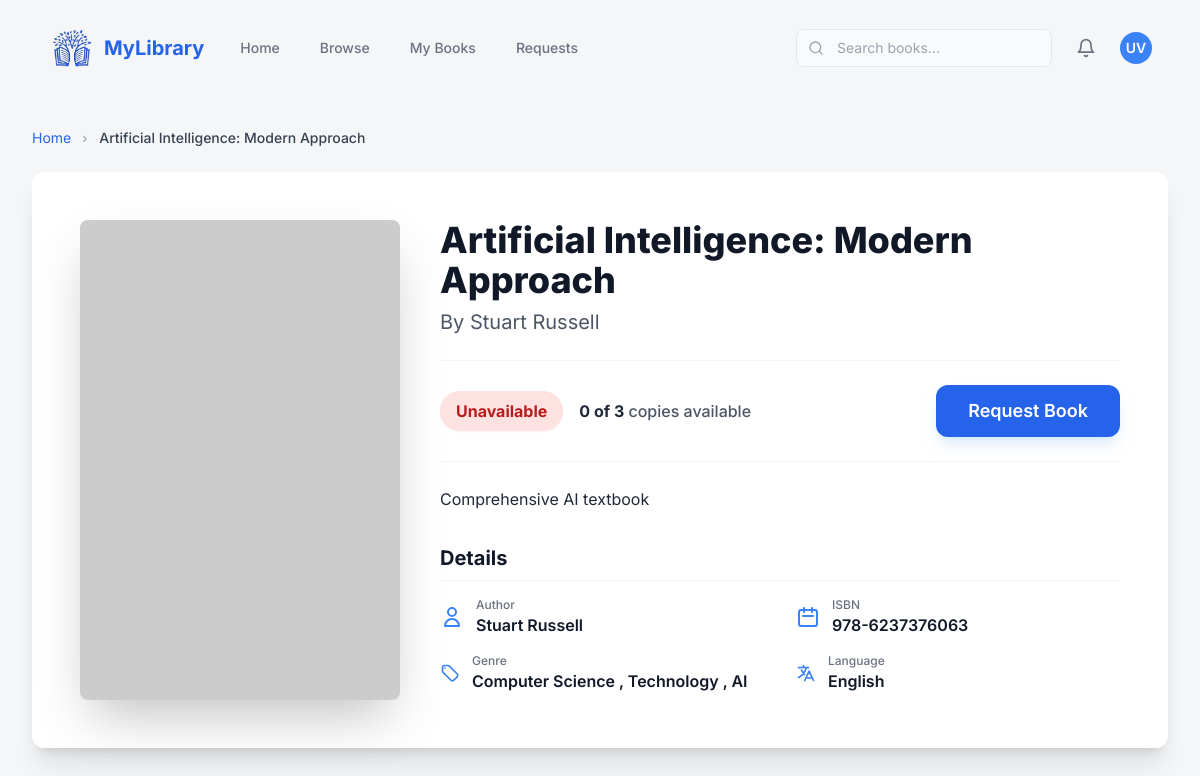
Page /book/58/ (signed in) on the committed database.
### library_db/models.py (models this page shows, shortened)
class Book(models.Model):
    book_id = models.AutoField(primary_key=True)
    isbn = models.CharField(max_length=20, unique=True)
    title = models.CharField(max_length=255)
    author = models.CharField(max_length=100)
    genre = models.ManyToManyField(Genre, related_name='books')
    language = models.ForeignKey(Language, on_delete=models.CASCADE, related_name='books', null=True)
    description = models.TextField(blank=True, null=True)
    image_url = models.URLField(max_length=500, blank=True, null=True)
    total_copies = models.IntegerField()
    available_copies = models.IntegerField()
    def genre_display(self):
      return ', '.join(genre.genre_name for genre in self.genre.all())
    genre_display.short_description = 'Genres'

class Genre(models.Model):
    genre_id = models.AutoField(primary_key=True)
    genre_name = models.CharField(max_length=100, unique=True)

class Language(models.Model):
    language_id = models.AutoField(primary_key=True)
    language_name = models.CharField(max_length=100, unique=True)
    def __str__(self):
        return self.language_name

### LMS/views.py (the view)
# urls.py: path('book/<int:book_id>/', views.details, name='details'),
@login_required_any
def details(request, book_id):
    book = get_object_or_404(Book, book_id=book_id)
    return render(request, 'details/details.html', {'book': book})

### LMS/views.py (called while the page is built)
def login_required_any(view_func):
    @wraps(view_func)
    def wrapper(request, *args, **kwargs):
        if not (request.session.get('user_id') or request.session.get('admin_id')):
            return redirect('user_login')
        return view_func(request, *args, **kwargs)
    return wrapper

### templates/details/details.html (shortened to what this page needs)
{% include "index.html" %}
{% block content %}
<main class="max-w-7xl mx-auto px-4 sm:px-6 lg:px-8 py-8">
    <nav class="text-sm text-gray-500 mb-6" aria-label="Breadcrumb">
        <ol class="list-none p-0 inline-flex">
            <li class="flex items-center">
                <a
                    href="{% url 'userDashboard' %}"
                    class="text-blue-600 hover:text-blue-800 transition duration-150"
                    >Home</a
                >
                <svg
                    class="fill-current w-3 h-3 mx-2 text-gray-400"
                    xmlns="http://www.w3.org/2000/svg"
                    viewBox="0 0 20 20"
                >
                    <path
                        d="M7.293 14.707l3.293-3.293-3.293-3.293a1 1 0 111.414-1.414l4 4a1 1 0 010 1.414l-4 4a1 1 0 01-1.414-1.414z"
                    />
                </svg>
            </li>
            <li class="text-gray-700 font-medium truncate max-w-xs">
                {{book.title}}
            </li>
        </ol>
    </nav>
    <div class="bg-white rounded-xl shadow-xl p-8 lg:p-12">
        <div class="grid grid-cols-1 lg:grid-cols-3 gap-10">
            <div class="lg:col-span-1 flex justify-center">
                <img
                    src="https://placehold.co/400x600/1F2937/FFFFFF?text={{ book.title|urlencode }}"
                    alt="{{book.title}}"
                    class="w-full max-w-xs h-auto rounded-lg shadow-2xl object-cover"
                />
            </div>
            <div class="lg:col-span-2">
                <h1
                    class="text-4xl font-extrabold text-gray-900 mb-2"
                    id="book-title"
                >
                    {{book.title}}
                </h1>
                <p class="text-xl text-gray-600 mb-6" id="book-author">
                    By {{book.author}}
                </p>
                <div
                    class="flex flex-col sm:flex-row sm:items-center justify-between border-b border-t border-gray-100 py-6 mb-6"
                >
                    <div class="flex items-center space-x-4 mb-4 sm:mb-0">
                        {% if book.available_copies > 0 %}
                        <span
                            id="availability-status"
                            class="bg-green-100 text-green-700 font-bold px-4 py-2 rounded-full text-base shadow-sm"
                        >
                            Available
                        </span>
                        {% else %}
                        <span
                            id="availability-status"
                            class="bg-red-100 text-red-700 font-bold px-4 py-2 rounded-full text-base shadow-sm"
                        >
                            Unavailable
                        </span>
                        {% endif %}
                        <p class="text-gray-600 font-medium">
                            <span
                                id="available-copies"
                                class="font-bold text-gray-800"
                                >{{book.available_copies}} of
                                {{book.total_copies}}</span
                            >
                            copies available
                        </p>
                    </div>
                    <button
                        id="request-button"
                        class="py-3 px-8 text-lg bg-blue-600 text-white font-semibold rounded-xl hover:bg-blue-700 transition duration-150 shadow-lg shadow-blue-200/50 w-full sm:w-auto"
                    >
                        Request Book
                    </button>
                </div>
                <div class="mb-8">
                    <p
                        id="book-description"
                        class="text-base text-gray-800 leading-relaxed"
                    >
                        {{book.description}}
                    </p>
                </div>
                <div>
                    <h2
                        class="text-xl font-bold text-gray-900 mb-4 border-b border-gray-100 pb-2"
                    >
                        Details
                    </h2>
                    <div
                        class="grid grid-cols-1 sm:grid-cols-2 gap-y-4 gap-x-8 text-gray-700"
                    >
                        <div class="flex items-center space-x-3">
                            <svg
                                class="w-6 h-6 text-blue-500 flex-shrink-0"
                                fill="none"
                                stroke="currentColor"
                                viewBox="0 0 24 24"
                                xmlns="http://www.w3.org/2000/svg"
                            >
                                <path
                                    stroke-linecap="round"
                                    stroke-linejoin="round"
                                    stroke-width="2"
                                    d="M16 7a4 4 0 11-8 0 4 4 0 018 0zM12 14a7 7 0 00-7 7h14a7 7 0 00-7-7z"
                                ></path>
                            </svg>
                            <div>
                                <p class="text-xs font-medium text-gray-500">
                                    Author
                                </p>
                                <p
                                    id="detail-author"
                                    class="font-semibold text-gray-900"
                                >
                                    {{book.author}}
                                </p>
                            </div>
                        </div>
                        <div class="flex items-center space-x-3">
                            <svg
                                class="w-6 h-6 text-blue-500 flex-shrink-0"
                                fill="none"
                                stroke="currentColor"
                                viewBox="0 0 24 24"
                                xmlns="http://www.w3.org/2000/svg"
                            >
                                <path
                                    stroke-linecap="round"
                                    stroke-linejoin="round"
                                    stroke-width="2"
                                    d="M8 7V3m8 4V3m-9 8h10M5 21h14a2 2 0 002-2V7a2 2 0 00-2-2H5a2 2 0 00-2 2v12a2 2 0 002 2z"
                                ></path>
                            </svg>
                            <div>
                                <p class="text-xs font-medium text-gray-500">
                                    ISBN
                                </p>
                                <p
                                    id="detail-isbn"
                                    class="font-semibold text-gray-900"
                                >
                                    {{book.isbn}}
                                </p>
                            </div>
                        </div>
                        <div class="flex items-center space-x-3">
                            <div>
                                <p class="text-xs font-medium text-gray-500">
                                    Genre
                                </p>
                                <p
                                    id="detail-published-year"
                                    class="font-semibold text-gray-900"
                                >
                                    {% for genre in book.genre.all %}
                                        {% if not forloop.first %}, {% endif %}
                                        {{ genre.genre_name }}
                                    {% endfor %}
                                </p>
                            </div>
                        </div>
                        <div class="flex items-center space-x-3">
                            <div>
                                <p class="text-xs font-medium text-gray-500">
                                    Language
                                </p>
                                <p
                                    id="detail-publisher"
                                    class="font-semibold text-gray-900"
                                >
                                    {{book.language}}
                                </p>
                            </div>
                        </div>
                    </div>
                </div>
            </div>
        </div>
    </div>
</main>
{% endblock %}

### templates/index.html (style rules this page uses)
body { font-family: 'Inter', sans-serif; background-color: #f4f6f8; }

### rows in the picture
Book: title "Artificial Intelligence: Modern Approach", author "Stuart Russell", available_copies "0", total_copies "3", description "Comprehensive AI textbook", isbn "978-6237376063", language "English"
Genre: genre_name "Computer Science"
Genre: genre_name "Technology"
Genre: genre_name "AI"
